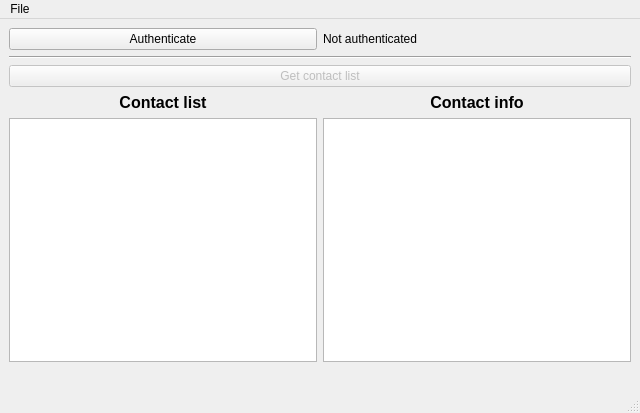
<?xml version="1.0" encoding="UTF-8"?>
<ui version="4.0">
 <class>MainWindow</class>
 <widget class="QMainWindow" name="MainWindow">
  <property name="geometry">
   <rect>
    <x>0</x>
    <y>0</y>
    <width>640</width>
    <height>413</height>
   </rect>
  </property>
  <property name="windowTitle">
   <string>MainWindow</string>
  </property>
  <widget class="QWidget" name="centralwidget">
   <layout class="QVBoxLayout" name="verticalLayout">
    <item>
     <layout class="QHBoxLayout" name="authLayout">
      <item>
       <widget class="QPushButton" name="authButton">
        <property name="text">
         <string>Authenticate</string>
        </property>
       </widget>
      </item>
      <item>
       <widget class="QLabel" name="authStatusLabel">
        <property name="text">
         <string>Not authenticated</string>
        </property>
       </widget>
      </item>
     </layout>
    </item>
    <item>
     <widget class="Line" name="line">
      <property name="orientation">
       <enum>Qt::Horizontal</enum>
      </property>
     </widget>
    </item>
    <item>
     <widget class="QPushButton" name="contactListButton">
      <property name="enabled">
       <bool>false</bool>
      </property>
      <property name="text">
       <string>Get contact list</string>
      </property>
     </widget>
    </item>
    <item>
     <layout class="QHBoxLayout" name="contactLayout">
      <item>
       <layout class="QVBoxLayout" name="contactListLayout">
        <item>
         <widget class="QLabel" name="label_2">
          <property name="font">
           <font>
            <pointsize>12</pointsize>
            <weight>75</weight>
            <bold>true</bold>
           </font>
          </property>
          <property name="layoutDirection">
           <enum>Qt::RightToLeft</enum>
          </property>
          <property name="text">
           <string>Contact list</string>
          </property>
          <property name="alignment">
           <set>Qt::AlignCenter</set>
          </property>
         </widget>
        </item>
        <item>
         <widget class="QListWidget" name="contactList"/>
        </item>
       </layout>
      </item>
      <item>
       <layout class="QVBoxLayout" name="contactInfoLayout">
        <item>
         <widget class="QLabel" name="label">
          <property name="font">
           <font>
            <pointsize>12</pointsize>
            <weight>75</weight>
            <bold>true</bold>
           </font>
          </property>
          <property name="layoutDirection">
           <enum>Qt::RightToLeft</enum>
          </property>
          <property name="text">
           <string>Contact info</string>
          </property>
          <property name="alignment">
           <set>Qt::AlignCenter</set>
          </property>
         </widget>
        </item>
        <item>
         <widget class="QTextEdit" name="contactInfo"/>
        </item>
       </layout>
      </item>
     </layout>
    </item>
    <item>
     <widget class="QLabel" name="errorLabel">
      <property name="text">
       <string/>
      </property>
      <property name="wordWrap">
       <bool>true</bool>
      </property>
     </widget>
    </item>
   </layout>
  </widget>
  <widget class="QMenuBar" name="menubar">
   <property name="geometry">
    <rect>
     <x>0</x>
     <y>0</y>
     <width>640</width>
     <height>25</height>
    </rect>
   </property>
   <widget class="QMenu" name="menuFile">
    <property name="title">
     <string>File</string>
    </property>
    <addaction name="actionQuit"/>
   </widget>
   <addaction name="menuFile"/>
  </widget>
  <widget class="QStatusBar" name="statusbar"/>
  <action name="actionQuit">
   <property name="text">
    <string comment="Action that quits the application">Quit</string>
   </property>
  </action>
 </widget>
 <customwidgets>
 </customwidgets>
 <resources/>
 <connections>
  <connection>
   <sender>actionQuit</sender>
   <signal>triggered()</signal>
   <receiver>MainWindow</receiver>
   <slot>close()</slot>
   <hints>
    <hint type="sourcelabel">
     <x>-1</x>
     <y>-1</y>
    </hint>
    <hint type="destinationlabel">
     <x>319</x>
     <y>206</y>
    </hint>
   </hints>
  </connection>
 </connections>
</ui>
